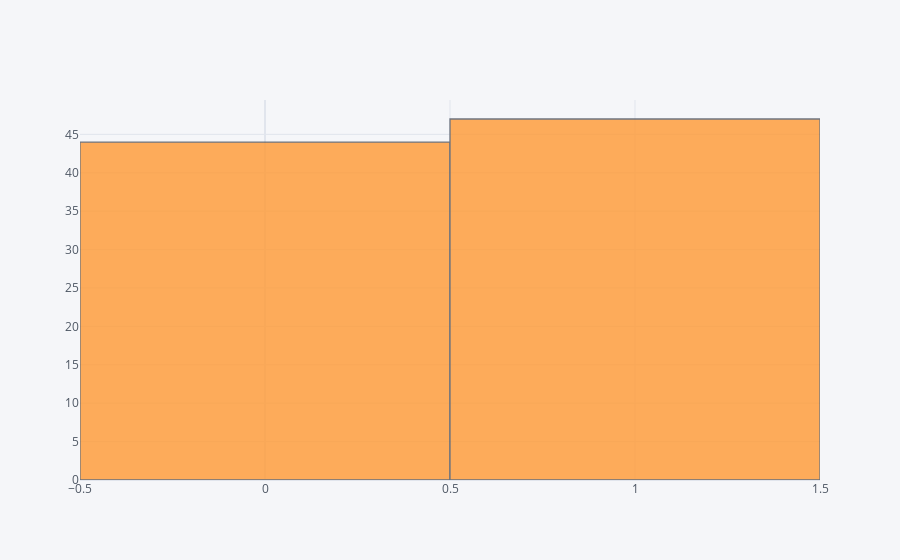
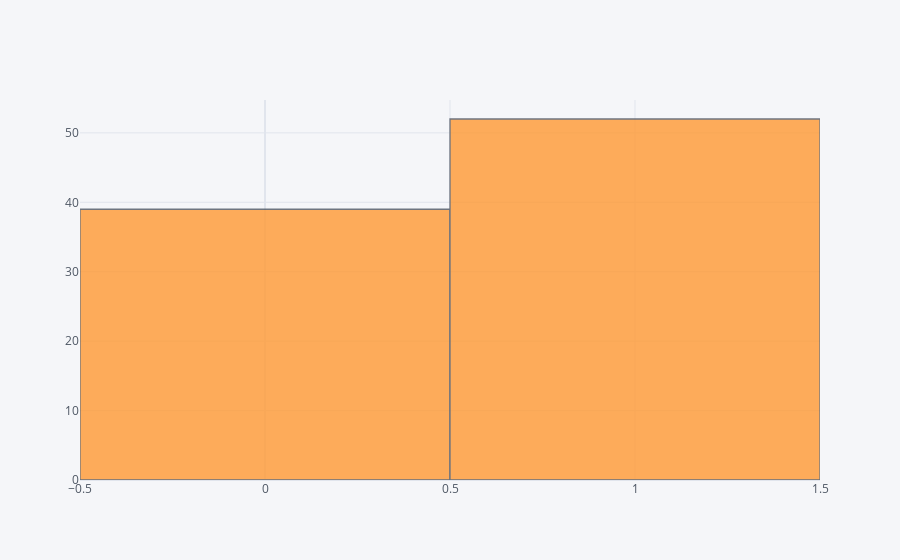

The notebook cell these images were saved under, in order:
### Code cell
y_test.iplot(kind="hist")
pd.DataFrame(predictions).iplot(kind="hist")

### Figure 1 — Plotly figure (JSON) as saved in the notebook; plotly's stock layout.template omitted (floating-point values rounded to 4 significant figures)
{"data": [{"histfunc": "count", "histnorm": "", "marker": {"color": "rgba(255, 153, 51, 1.0)", "line": {"color": "#4D5663", "width": 1.3}}, "name": "target", "opacity": 0.8, "orientation": "v", "type": "histogram", "x": [0, 1, 1, 1, 0, 1, 1, 0, 0, 1, 0, 1, 0, 1, 1, 1, 1, 1, 1, 0, 0, 0, 0, 0, 0, 1, 0, 1, 0, 1, 0, 1, 0, 0, 1, 1, 1, 1, 1, 1, 0, 1, 1, 1, 0, 0, 0, 1, 1, 0, 0, 0, 0, 0, 0, 0, 0, 1, 0, 0, 1, 1, 0, 1, 1, 0, 1, 1, 1, 0, 1, 0, 1, 0, 1, 0, 0, 0, 1, 1, 1, 1, 0, 0, 1, 1, 0, 1, 0, 1, 0]}], "layout": {"barmode": "overlay", "legend": {"bgcolor": "#F5F6F9", "font": {"color": "#4D5663"}}, "paper_bgcolor": "#F5F6F9", "plot_bgcolor": "#F5F6F9", "title": {"font": {"color": "#4D5663"}}, "xaxis": {"gridcolor": "#E1E5ED", "showgrid": true, "tickfont": {"color": "#4D5663"}, "title": {"font": {"color": "#4D5663"}, "text": ""}, "zerolinecolor": "#E1E5ED"}, "yaxis": {"gridcolor": "#E1E5ED", "showgrid": true, "tickfont": {"color": "#4D5663"}, "title": {"font": {"color": "#4D5663"}, "text": ""}, "zerolinecolor": "#E1E5ED"}}}

### Figure 2 — Plotly figure (JSON) as saved in the notebook; plotly's stock layout.template omitted (floating-point values rounded to 4 significant figures)
{"data": [{"histfunc": "count", "histnorm": "", "marker": {"color": "rgba(255, 153, 51, 1.0)", "line": {"color": "#4D5663", "width": 1.3}}, "name": "0", "opacity": 0.8, "orientation": "v", "type": "histogram", "x": [0, 1, 1, 1, 0, 1, 1, 0, 0, 1, 0, 1, 0, 0, 1, 1, 1, 1, 1, 0, 0, 1, 1, 1, 0, 1, 0, 1, 0, 0, 0, 1, 0, 1, 1, 1, 1, 1, 1, 1, 0, 1, 1, 1, 0, 1, 0, 1, 1, 0, 0, 1, 0, 1, 1, 0, 0, 1, 0, 0, 1, 1, 0, 1, 0, 0, 1, 1, 1, 1, 1, 0, 1, 0, 1, 0, 0, 0, 1, 1, 1, 1, 0, 0, 0, 1, 0, 1, 0, 1, 0]}], "layout": {"barmode": "overlay", "legend": {"bgcolor": "#F5F6F9", "font": {"color": "#4D5663"}}, "paper_bgcolor": "#F5F6F9", "plot_bgcolor": "#F5F6F9", "title": {"font": {"color": "#4D5663"}}, "xaxis": {"gridcolor": "#E1E5ED", "showgrid": true, "tickfont": {"color": "#4D5663"}, "title": {"font": {"color": "#4D5663"}, "text": ""}, "zerolinecolor": "#E1E5ED"}, "yaxis": {"gridcolor": "#E1E5ED", "showgrid": true, "tickfont": {"color": "#4D5663"}, "title": {"font": {"color": "#4D5663"}, "text": ""}, "zerolinecolor": "#E1E5ED"}}}
